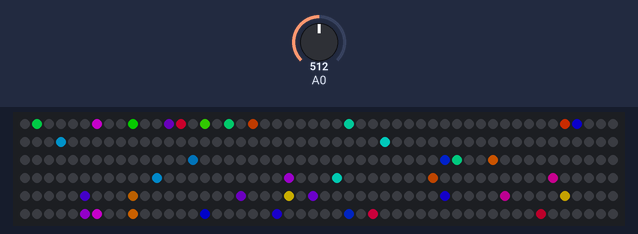
A program run on a simulated ESP8266 (NodeMCU). On the bench: 300 RGB LEDs in strip order, left to right, continuing on the next row. The inputs (shaded band) are chosen by the test bench; at power-on: A0 = 512. Dim RGB values are drawn brighter than linear; random numbers use the default seed unless the program sets one.

Above: at 0.47 s.
At 5.34 s:
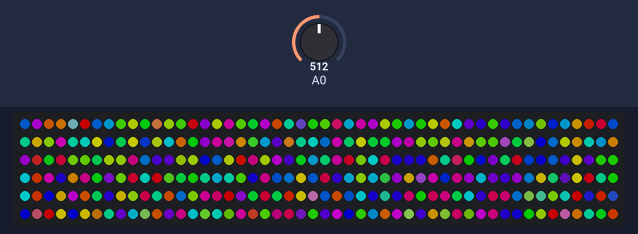
At 10.23 s:
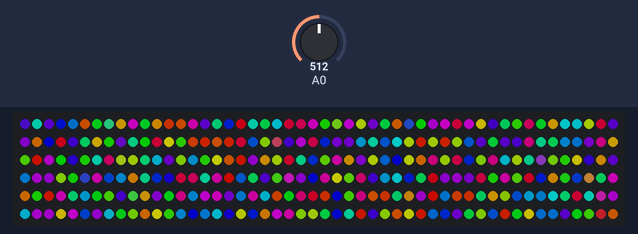
At 20.0 s:
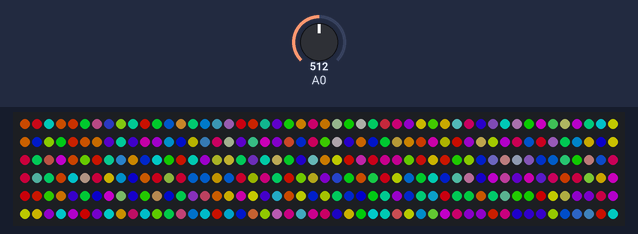
At 30.09 s:
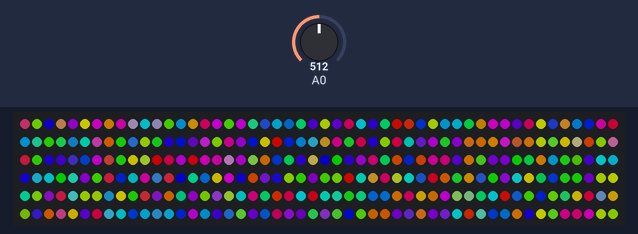
At 39.55 s:
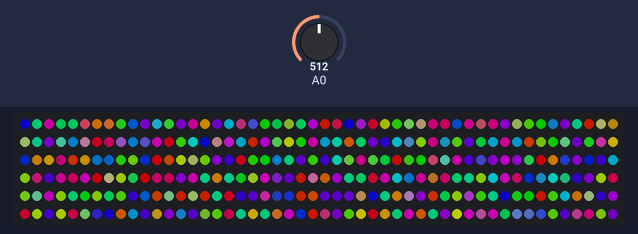

The program:

main.cpp
```cpp
// NeoPixelFunRandomChange
// This example will randomly select a number pixels and then
// start an animation to blend them from their current color to
// randomly selected a color
//

#include <NeoPixelBus.h>
#include <NeoPixelAnimator.h>

#define BUTTON_PIN 5
#define DEBOUNCE_DELAY 100 // in ms

const uint16_t PixelCount = 300; // make sure to set this to the number of pixels in your strip
// const uint8_t PixelPin = 2;  // make sure to set this to the correct pin, ignored for Esp8266

// NeoPixelBus<NeoGrbFeature, Neo800KbpsMethod> strip(PixelCount, PixelPin);
// For Esp8266, the Pin is omitted and it uses GPIO3 due to DMA hardware use.
// There are other Esp8266 alternative methods that provide more pin options, but also have
// other side effects.
NeoPixelBus<NeoGrbFeature, Neo800KbpsMethod> strip(PixelCount);
//
// NeoEsp8266Uart800KbpsMethod uses GPI02 instead

NeoPixelAnimator animations(PixelCount); // NeoPixel animation management object

// what is stored for state is specific to the need, in this case, the colors.
// Basically what ever you need inside the animation update function
struct MyAnimationState
{
    RgbColor StartingColor;
    RgbColor EndingColor;
};

// one entry per pixel to match the animation timing manager
MyAnimationState animationState[PixelCount];

void SetRandomSeed()
{
    uint32_t seed;

    // random works best with a seed that can use 31 bits
    // analogRead on a unconnected pin tends toward less than four bits
    seed = analogRead(0);
    delay(1);

    for (int shifts = 3; shifts < 31; shifts += 3)
    {
        seed ^= analogRead(0) << shifts;
        delay(1);
    }

    // Serial.println(seed);
    randomSeed(seed);
}

// simple blend function
void BlendAnimUpdate(const AnimationParam& param)
{
    // this gets called for each animation on every time step
    // progress will start at 0.0 and end at 1.0
    // we use the blend function on the RgbColor to mix
    // color based on the progress given to us in the animation
    RgbColor updatedColor = RgbColor::LinearBlend(
        animationState[param.index].StartingColor,
        animationState[param.index].EndingColor,
        param.progress);
    // apply the color to the strip
    strip.SetPixelColor(param.index, updatedColor);
}

void PickRandom(float luminance)
{
    // pick random count of pixels to animate
    uint16_t count = random(PixelCount);
    while (count > 0)
    {
        // pick a random pixel
        uint16_t pixel = random(PixelCount);

        // pick random time and random color
        // we use HslColor object as it allows us to easily pick a color
        // with the same saturation and luminance
        uint16_t time = random(100, 400);
        animationState[pixel].StartingColor = strip.GetPixelColor(pixel);
        animationState[pixel].EndingColor = HslColor(random(360) / 360.0f, 1.0f, luminance);

        animations.StartAnimation(pixel, time, BlendAnimUpdate);

        count--;
    }
}

void setup()
{
    strip.Begin();
    strip.Show();

    SetRandomSeed();
}


void loop()
{
    if (animations.IsAnimating())
    {
        // the normal loop just needs these two to run the active animations
        animations.UpdateAnimations();
        strip.Show();
    }
    else
    {
        // no animations runnning, start some
        //
        PickRandom(0.2f); // 0.0 = black, 0.25 is normal, 0.5 is bright
    }
}
```
